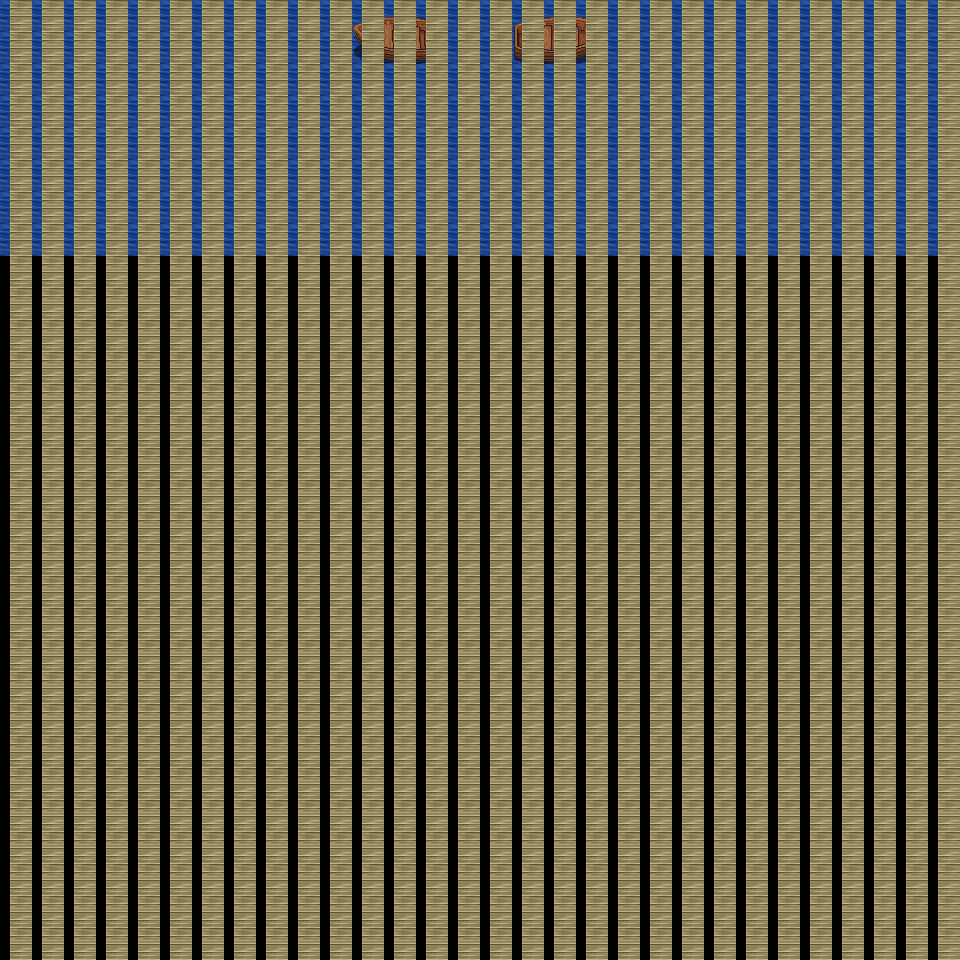

This is a level from a 2D game, rendered from its Tiled map with the project's own tilesets. A one-line summary and the map file follow, with tile-layer data summarised:
An orthogonal 30x30 tile map with 32x32 px tiles, 6 tile layers (Ground, Object, Object2, Above, ...), 10 tilesets.

<map version="1.0" orientation="orthogonal" renderorder="right-down" width="30" height="30" tilewidth="32" tileheight="32" nextobjectid="1">
  <tileset firstgid="1" name="tileset_object_boardwalk" tilewidth="32" tileheight="32" tilecount="36" columns="6">
    <image source="../drawable/tileset_object_boardwalk.png" width="192" height="192" />
  </tileset>
  <tileset firstgid="37" name="tileset_item_weapon_cannon" tilewidth="32" tileheight="32" tilecount="12" columns="3">
    <image source="../drawable/tileset_item_weapon_cannon.png" width="96" height="128" />
  </tileset>
  <tileset firstgid="49" name="tileset_logic_collision" tilewidth="32" tileheight="32" tilecount="1" columns="1">
    <image source="../drawable/tileset_logic_collision.png" width="32" height="32" />
  </tileset>
  <tileset firstgid="50" name="tileset_item_banners_flag" tilewidth="32" tileheight="32" tilecount="12" columns="3">
    <image source="../drawable/tileset_item_banners_flag.png" width="96" height="128" />
  </tileset>
  <tileset firstgid="62" name="tileset_item_flagpole" tilewidth="32" tileheight="32" tilecount="3" columns="1">
    <image source="../drawable/tileset_item_flagpole.png" width="32" height="96" />
  </tileset>
  <tileset firstgid="65" name="tileset_ground_ground" tilewidth="32" tileheight="32" tilecount="33" columns="3">
    <image source="../drawable/tileset_ground_ground.png" width="96" height="352" />
  </tileset>
  <tileset firstgid="98" name="tileset_item_ropes" tilewidth="32" tileheight="32" tilecount="4" columns="2">
    <image source="../drawable/tileset_item_ropes.png" width="64" height="64" />
  </tileset>
  <tileset firstgid="102" name="tileset_object_row_boat" tilewidth="32" tileheight="32" tilecount="30" columns="6">
    <image source="../drawable/tileset_object_row_boat.png" width="192" height="160" />
  </tileset>
  <tileset firstgid="132" name="tileset_object_ship" tilewidth="32" tileheight="32" tilecount="368" columns="16">
    <image source="../drawable/tileset_object_ship.png" width="512" height="736" />
  </tileset>
  <tileset firstgid="500" name="tileset_building_stairs_wooden_ns" tilewidth="32" tileheight="32" tilecount="105" columns="7">
    <image source="../drawable/tileset_building_stairs_wooden_ns.png" width="224" height="480" />
  </tileset>
  <layer name="Ground" width="30" height="30">
    <data>[900 cells, 240 non-empty, 1 distinct tile ids]</data>
  </layer>
  <layer name="Object" width="30" height="30">
    <data>[900 cells, 11 non-empty, 11 distinct tile ids]</data>
  </layer>
  <layer name="Object2" width="30" height="30">
    <data>[900 cells, 1 non-empty, 1 distinct tile ids]</data>
  </layer>
  <layer name="Above" width="30" height="30">
    <data>[900 cells, 0 non-empty, 0 distinct tile ids]</data>
  </layer>
  <layer name="Above2" width="30" height="30">
    <data>[900 cells, 0 non-empty, 0 distinct tile ids]</data>
  </layer>
  <layer name="Walkable" width="30" height="30">
    <data>[900 cells, 900 non-empty, 1 distinct tile ids]</data>
  </layer>
  <objectgroup name="MapEvents" />
</map>
